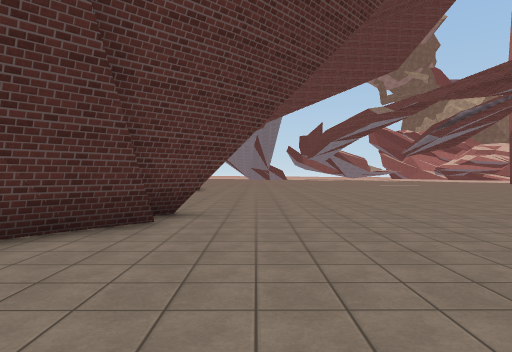
View 1 (above)

17 first-person views from a walk through a 3-D level made in the Unity game engine. The camera is 1.5 m above the floor, looks level and sees 70° across. The floor is counted in squares, 2 m on a side. Each view is taken from the middle of a square. On the plan, view 1 faces up. The plan holds only what a view shows up to about 11 squares ahead; the rest is blank. The place goes on beyond the plan. Some animated figures are left out. Surface patterns are stand-ins for the level's own textures.

View 2
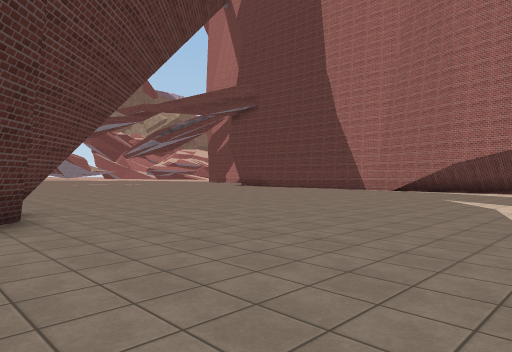

View 3
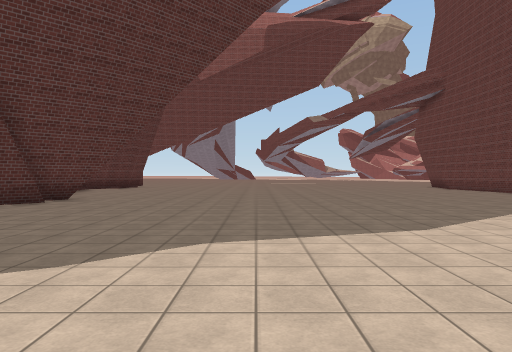

View 4
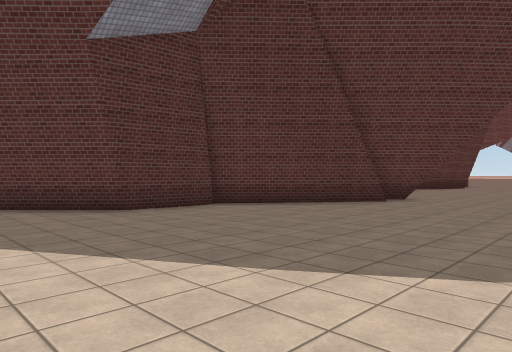

View 5
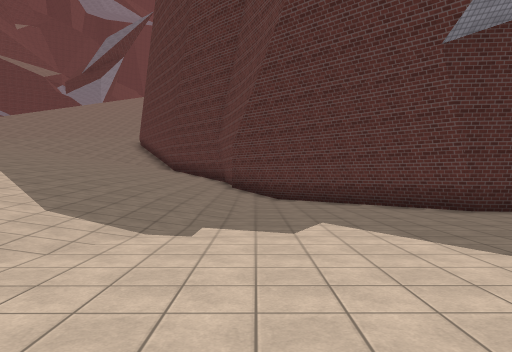

View 6
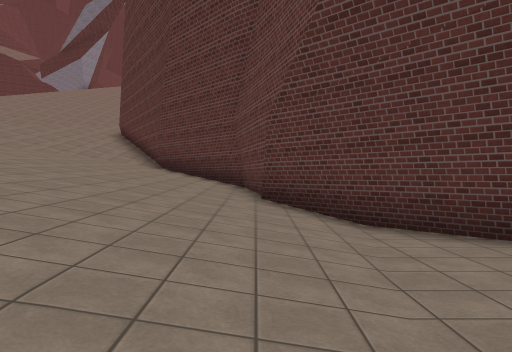

View 7
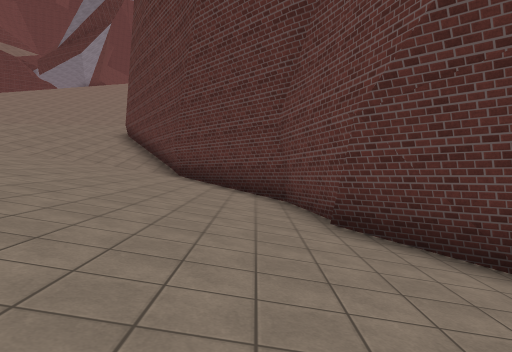

View 8
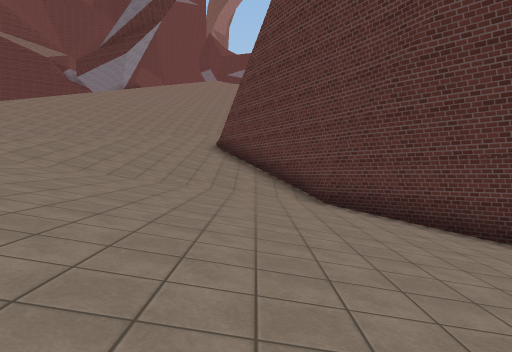

View 9
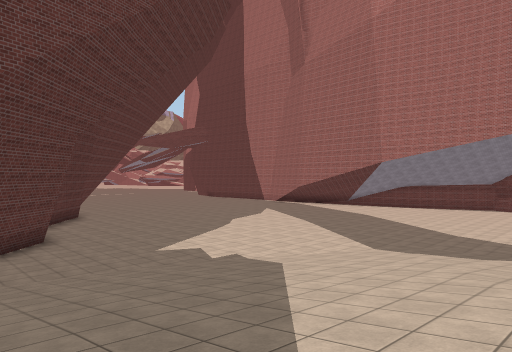

View 10
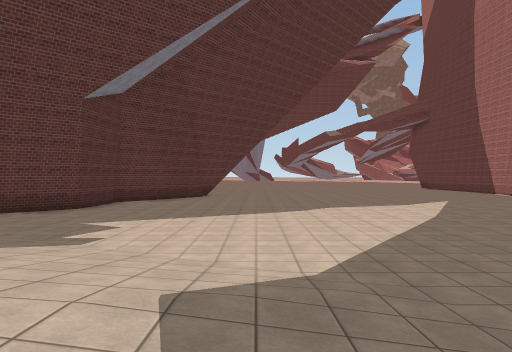

View 11
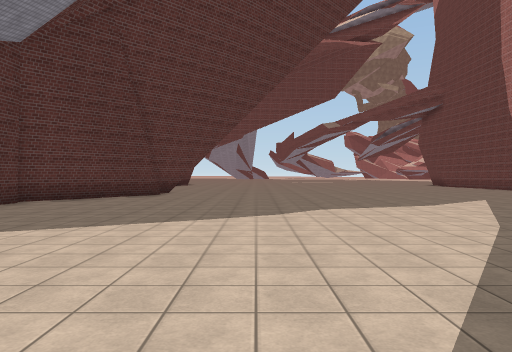

View 12
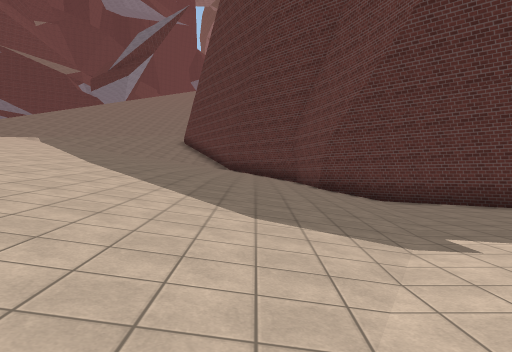

View 13
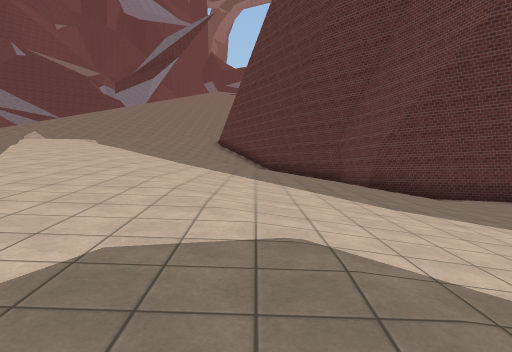

View 14
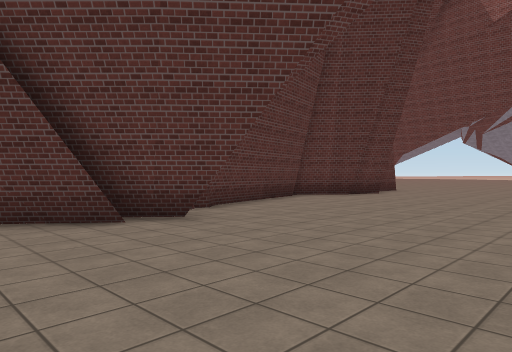

View 15
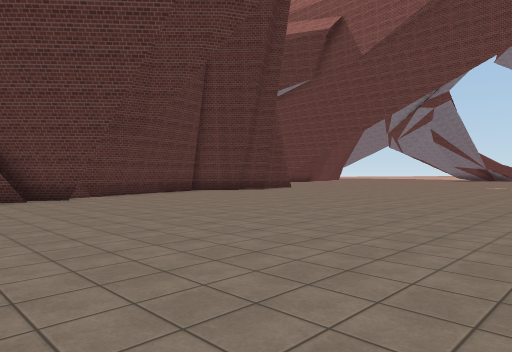

View 16
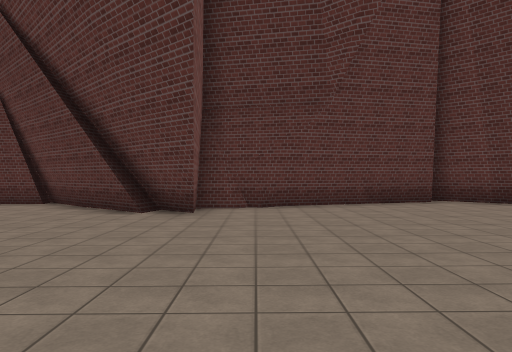

View 17
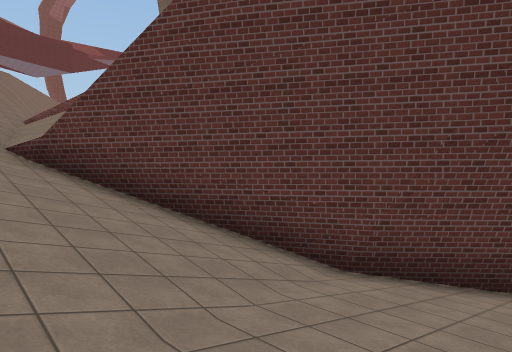

### Floor plan
Key: @ floor where view 1 was taken; # wall or solid block; . main floor; : floor 0.25 m higher than the main floor; / step, stairs or slope.
Columns run from 19 left of view 1 to 11 right of it. Each row starts with its distance up from view 1.
 12                #::::::::::::
 11                #:::::::::::::
 10                ##::::::::::::
  9                 #::::::::::::
  8                 #:::::::::::.
  7                 #..............
  6                 ###............
  5                 ##............
  4                ##.............
  3               ##..............
  2               #...............
  1               #...............
  0               #....@........
 -1              ##.............
 -2             ##..............
 -3            ##..............
 -4           ##...............
 -5          ##///............
 -6       ####///////........
 -7      ##////////////......
 -8     ##///////////////...
 -9   ###/////////////////..
-10  ##///////////////////...
-11 ##/////////////////////..
-12 #////////////////////
-13 ///////////////////
-14  //////// ////////

Positions as (right, up) in squares from view 1, and headings:
1: (0, 0), facing up
2: (-3, -1), facing up-right
3: (4, -4), facing up
4: (3, -4), facing up-left
5: (3, -5), facing left
6: (-3, -6), facing left
7: (-5, -7), facing left
8: (-7, -11), facing left
9: (-8, -13), facing up-right
10: (1, -12), facing up
11: (2, -8), facing up
12: (2, -8), facing left
13: (3, -10), facing left
14: (4, 3), facing up-left
15: (10, 3), facing up-left
16: (6, 8), facing left
17: (-13, -14), facing up-left
